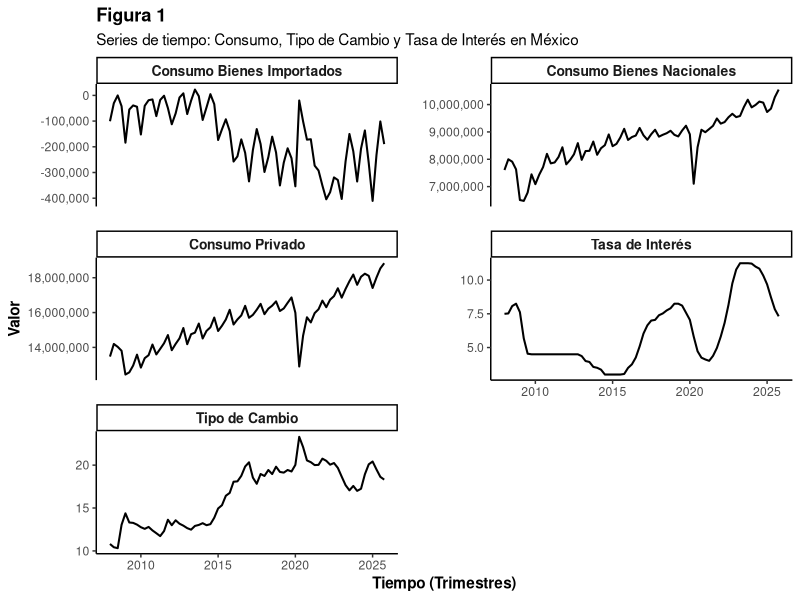
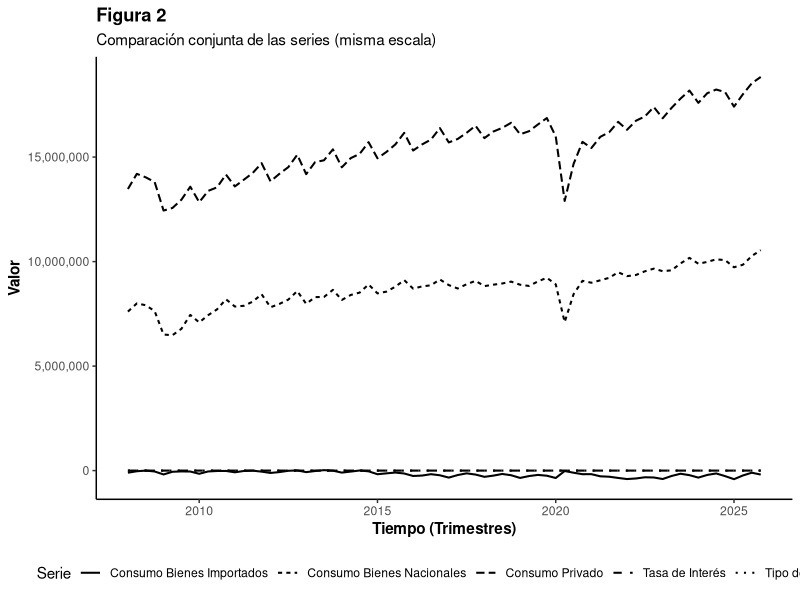
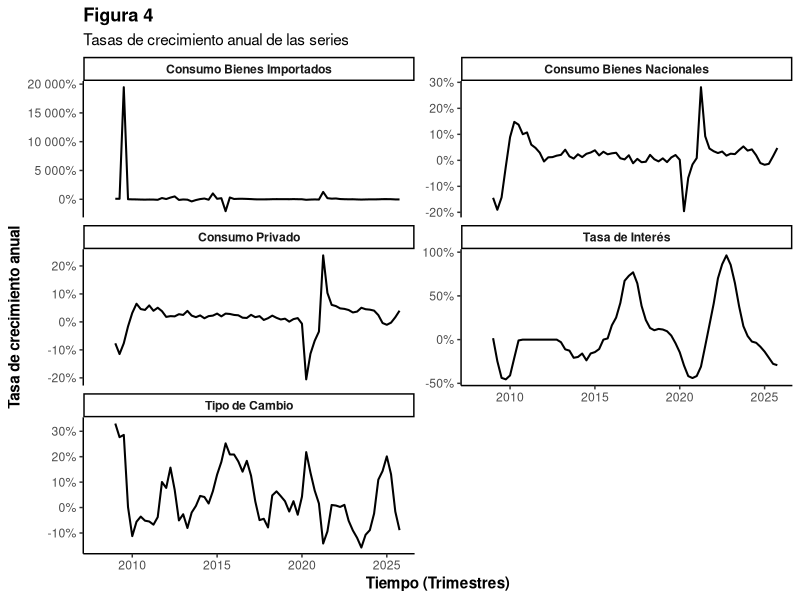
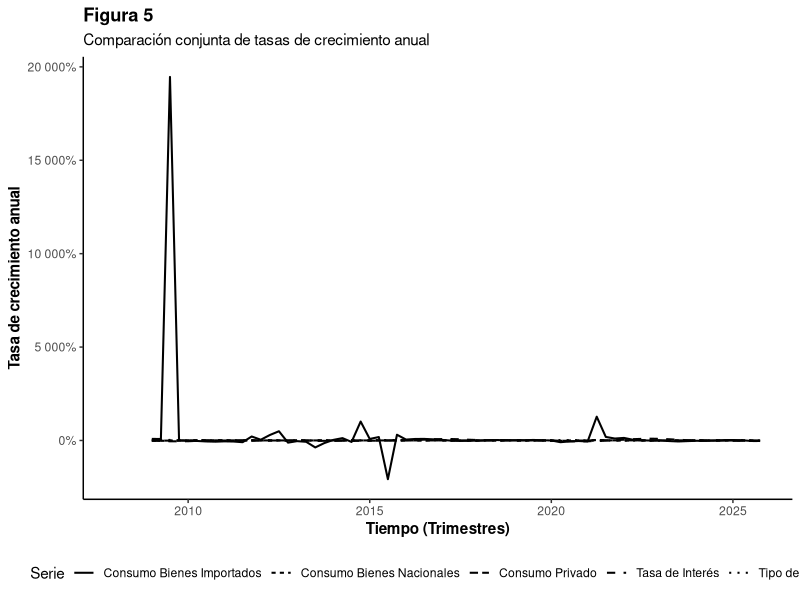

Write the R code that produced these figures, in order.
## ---- chunk 1
knitr::opts_chunk$set(
  echo    = FALSE,  
  warning = FALSE,
  message = FALSE,
  fig.align = "center",
  fig.pos  = "H"
)

# Common libraries — add more as needed
library(readxl)
library(tidyverse)


## ---- chunk 2
library(readxl)
library(tidyverse)
library(zoo)

consumo <- read_excel("OUT_24.xlsx", sheet = "Hoja1")

consumo_limpio <- consumo %>%
  pivot_longer(-Concepto, names_to = "Periodo", values_to = "Valor") %>%
  pivot_wider(names_from = Concepto, values_from = Valor) %>%
  mutate(fecha = as.yearqtr(Periodo, format = "%Y T%q"))

## ---- chunk 3

# =========================
# INCISO (b): Tipo de cambio y tasa de interés
# =========================
# =========================
# INCISO (b): Tipo de cambio y tasa de interés
# =========================

library(dplyr)
library(zoo)

# =========================
# LEER CSV LIMPIO
# =========================

tc <- read.csv("Tipo de Cambio.csv")
tasa <- read.csv("Tasa de interes.csv")

# =========================
# RENOMBRAR COLUMNAS
# =========================

names(tc) <- c("fecha", "valor")
names(tasa) <- c("fecha", "valor")

# =========================
# FORMATO DE DATOS
# =========================

tc$fecha <- as.Date(tc$fecha, format = "%d/%m/%Y")
tasa$fecha <- as.Date(tasa$fecha, format = "%d/%m/%Y")

tc$valor <- as.numeric(tc$valor)
tasa$valor <- as.numeric(tasa$valor)

# =========================
# CONVERTIR A TRIMESTRAL
# =========================

tc_trim <- tc %>%
  mutate(trimestre = as.yearqtr(fecha)) %>%
  group_by(trimestre) %>%
  summarise(tc = mean(valor, na.rm = TRUE))

tasa_trim <- tasa %>%
  mutate(trimestre = as.yearqtr(fecha)) %>%
  group_by(trimestre) %>%
  summarise(tasa = mean(valor, na.rm = TRUE))

# =========================
# VER RESULTADOS
# =========================

## ---- chunk 4
# =========================
# INCISO (c): Gráficas 
# =========================

library(dplyr)
library(ggplot2)
library(tidyr)
library(zoo)
library(scales)

# =========================
# UNIR TODAS LAS SERIES
# =========================

data_final <- consumo_limpio %>%
  rename(trimestre = fecha) %>%
  left_join(tc_trim, by = "trimestre") %>%
  left_join(tasa_trim, by = "trimestre")

# =========================
# FORMATO LARGO 
# =========================

data_long <- data_final %>%
  select(trimestre, CP, CI, CM, tc, tasa) %>%
  pivot_longer(
    cols = -trimestre,
    names_to = "variable",
    values_to = "valor"
  ) %>%
  mutate(variable = recode(variable,
    "CP" = "Consumo Privado",
    "CI" = "Consumo Bienes Nacionales",
    "CM" = "Consumo Bienes Importados",
    "tc" = "Tipo de Cambio",
    "tasa" = "Tasa de Interés"
  ))

ggplot(data_long, aes(x = trimestre, y = valor)) +
  geom_line(color = "black", size = 0.7) +
  
  facet_wrap(~variable, scales = "free_y", ncol = 2) +
  
  scale_y_continuous(labels = comma) +  
  
  scale_x_yearqtr(
    format = "%Y",
    n = 6   
  ) +
  
  labs(
    title = "Figura 1",
    subtitle = "Series de tiempo: Consumo, Tipo de Cambio y Tasa de Interés en México",
    x = "Tiempo (Trimestres)",
    y = "Valor"
  ) +
  
  theme_classic(base_size = 11) +
  
  theme(
    plot.title = element_text(hjust = 0, face = "bold"),
    plot.subtitle = element_text(hjust = 0),
    
    strip.text = element_text(face = "bold", size = 10),
    
    axis.title = element_text(face = "bold"),
    axis.text.x = element_text(angle = 0),
    
    legend.position = "none",
    
    panel.spacing = unit(1.2, "lines")  
  )
# =========================
# GRÁFICA ADICIONAL: 
# =========================

ggplot(data_long, aes(x = trimestre, y = valor, linetype = variable)) +
  geom_line(color = "black", size = 0.7) +
  
  scale_y_continuous(labels = comma) +
  
  scale_x_yearqtr(
    format = "%Y",
    n = 6
  ) +
  
  labs(
    title = "Figura 2",
    subtitle = "Comparación conjunta de las series (misma escala)",
    x = "Tiempo (Trimestres)",
    y = "Valor",
    linetype = "Serie"
  ) +
  
  theme_classic(base_size = 11) +
  
  theme(
    plot.title = element_text(hjust = 0, face = "bold"),
    plot.subtitle = element_text(hjust = 0),
    axis.title = element_text(face = "bold"),
    legend.position = "bottom"
  )
## ---- chunk 5
# =========================
# INCISO (d): Tasas de crecimiento anual
# =========================

library(dplyr)
library(tidyr)
library(ggplot2)
library(zoo)
library(scales)
library(knitr)

# =========================
# CRECIMIENTO ANUAL
# =========================

data_growth <- data_final %>%
  arrange(trimestre) %>%
  mutate(across(
    c(CP, CI, CM, tc, tasa),
    ~ (. / lag(., 4) - 1)
  ))

data_growth_long <- data_growth %>%
  select(trimestre, CP, CI, CM, tc, tasa) %>%
  pivot_longer(
    cols = -trimestre,
    names_to = "variable",
    values_to = "valor"
  ) %>%
  mutate(variable = recode(variable,
    "CP" = "Consumo Privado",
    "CI" = "Consumo Bienes Nacionales",
    "CM" = "Consumo Bienes Importados",
    "tc" = "Tipo de Cambio",
    "tasa" = "Tasa de Interés"
  ))

# =========================
# GRÁFICA PRINCIPAL 
# =========================

ggplot(data_growth_long, aes(x = trimestre, y = valor)) +
  geom_line(color = "black", size = 0.7) +
  
  facet_wrap(~variable, scales = "free_y", ncol = 2) +
  
  scale_y_continuous(labels = percent_format(accuracy = 1)) +
  scale_x_yearqtr(format = "%Y", n = 6) +
  
  labs(
    title = "Figura 4",
    subtitle = "Tasas de crecimiento anual de las series",
    x = "Tiempo (Trimestres)",
    y = "Tasa de crecimiento anual"
  ) +
  
  theme_classic(base_size = 11) +
  theme(
    plot.title = element_text(hjust = 0, face = "bold"),
    plot.subtitle = element_text(hjust = 0),
    strip.text = element_text(face = "bold"),
    axis.title = element_text(face = "bold"),
    legend.position = "none"
  )

# =========================
# GRÁFICA ADICIONAL (MISMA ESCALA)
# =========================

ggplot(data_growth_long, aes(x = trimestre, y = valor, linetype = variable)) +
  geom_line(color = "black", size = 0.7) +
  
  scale_y_continuous(labels = percent_format(accuracy = 1)) +
  scale_x_yearqtr(format = "%Y", n = 6) +
  
  labs(
    title = "Figura 5",
    subtitle = "Comparación conjunta de tasas de crecimiento anual",
    x = "Tiempo (Trimestres)",
    y = "Tasa de crecimiento anual",
    linetype = "Serie"
  ) +
  
  theme_classic(base_size = 11) +
  theme(
    plot.title = element_text(hjust = 0, face = "bold"),
    plot.subtitle = element_text(hjust = 0),
    axis.title = element_text(face = "bold"),
    legend.position = "bottom"
  )

# =========================
# MATRIZ DE VAR-COV 
# =========================

matriz_cov <- data_growth %>%
  select(CP, CI, CM, tc, tasa) %>%
  na.omit() %>%
  cov()

# Renombrar para presentación
colnames(matriz_cov) <- c("Consumo Privado",
                         "Bienes Nacionales",
                         "Bienes Importados",
                         "Tipo de Cambio",
                         "Tasa de Interés")

rownames(matriz_cov) <- colnames(matriz_cov)

# Mostrar tabla en formato limpio
kable(
  round(matriz_cov, 4),
  caption = "Tabla 1. Matriz de varianzas y covarianzas"
)
